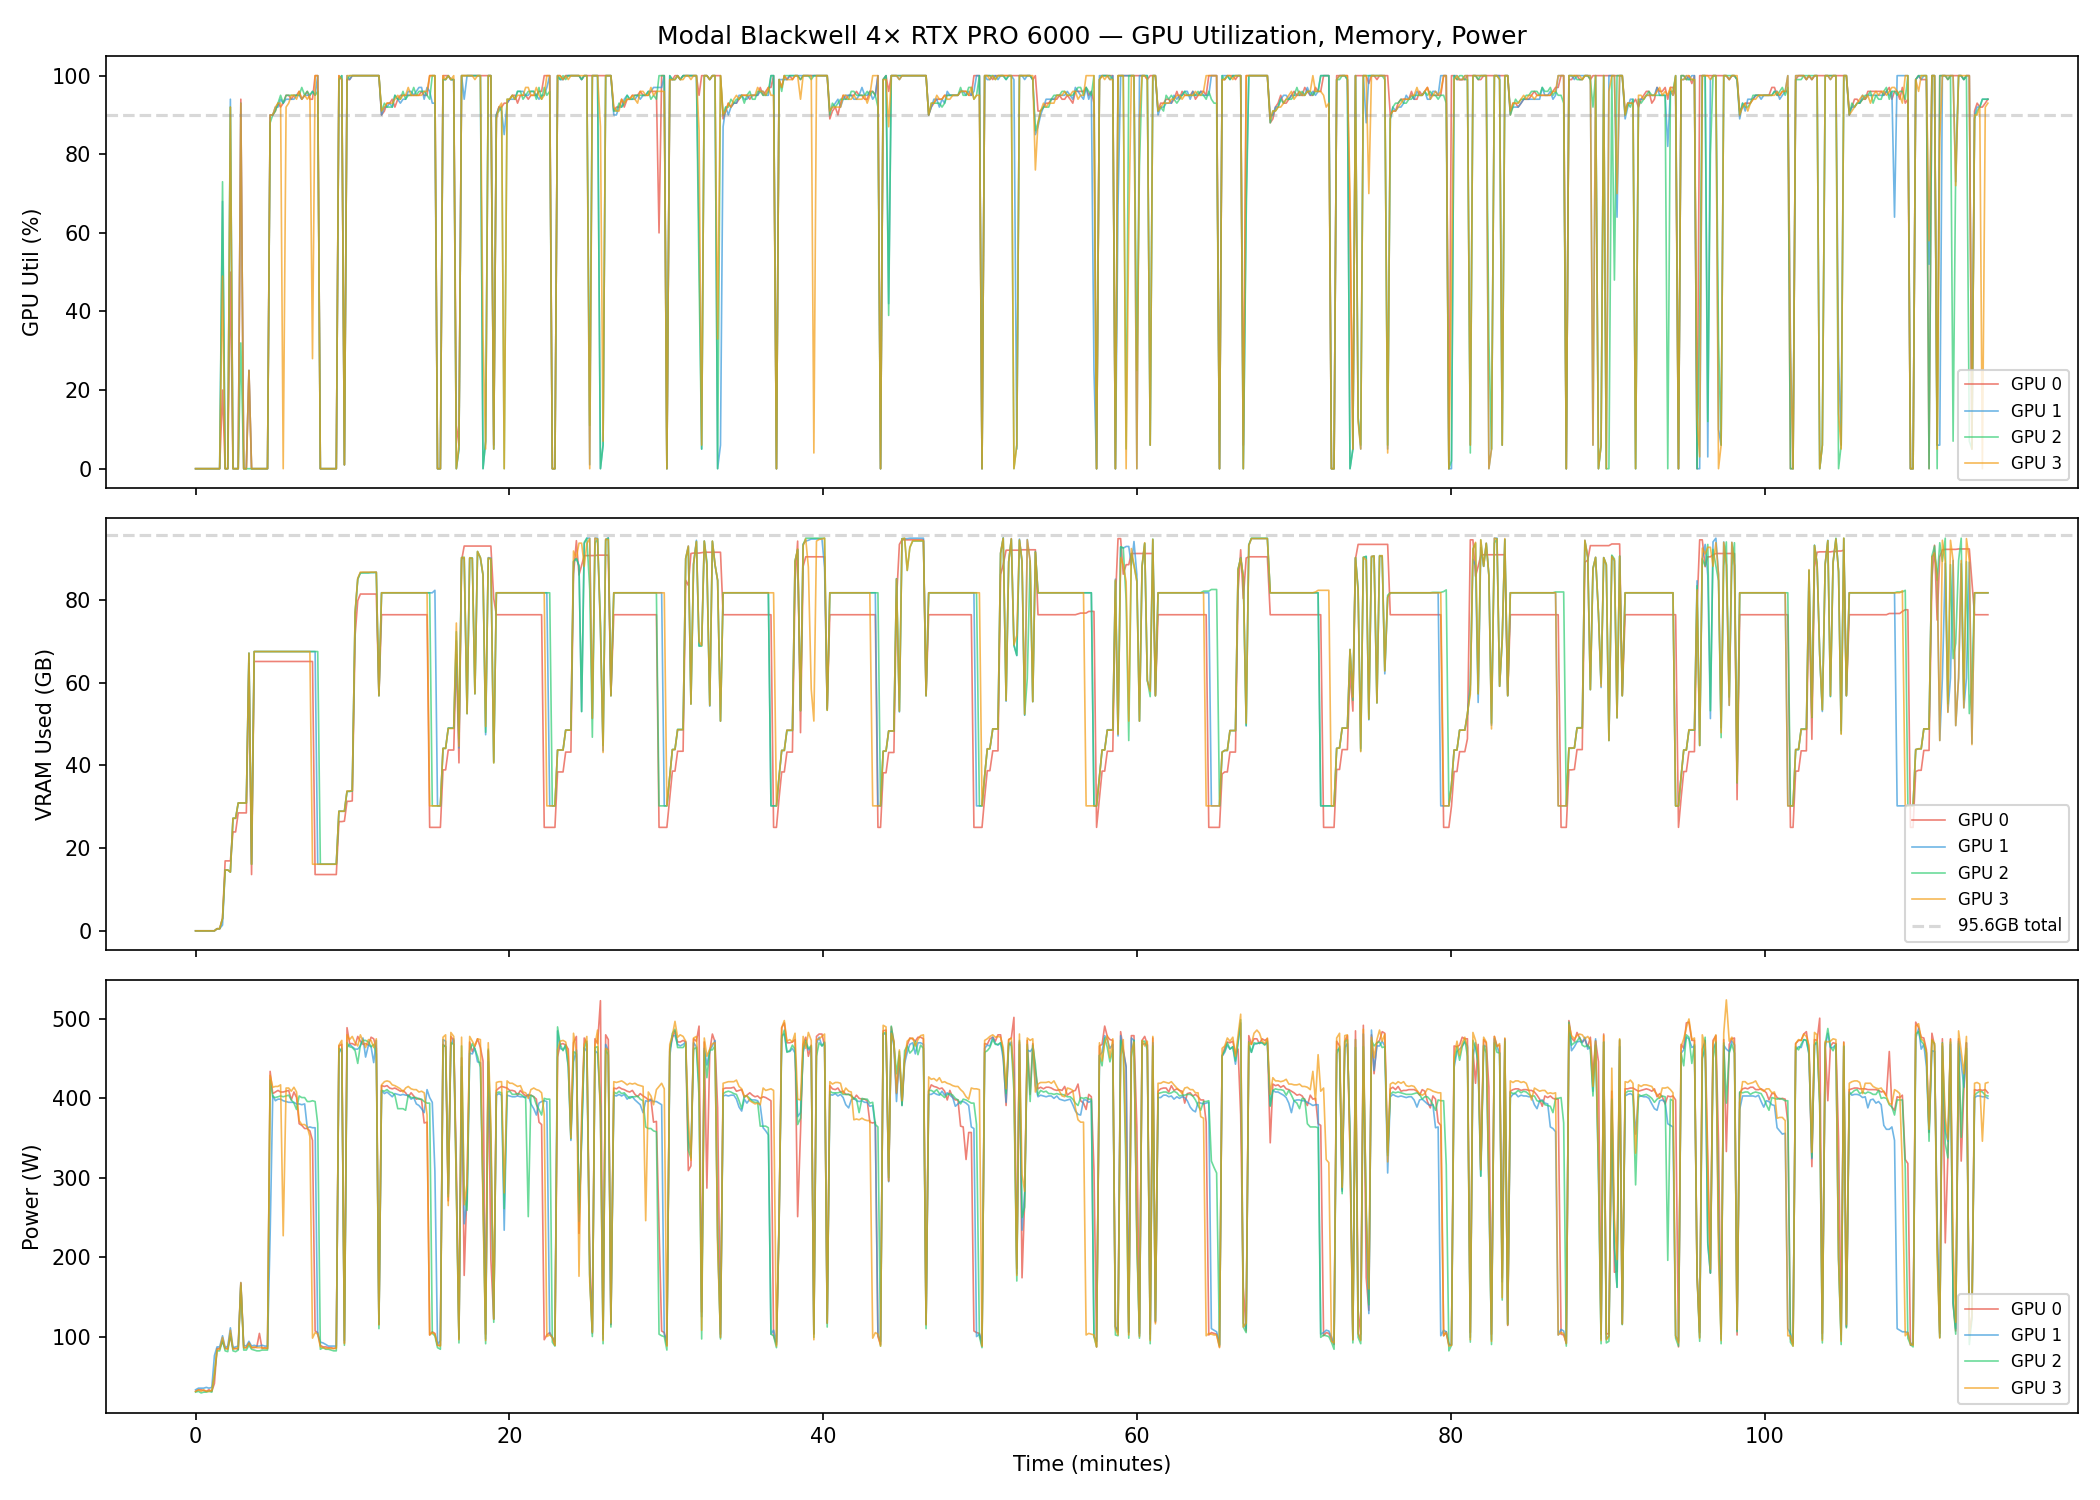

Here is the Python script that generated this plot:
"""Plot GPU utilization, memory, and power from Modal Blackwell 4-GPU run."""
import re
from pathlib import Path
import matplotlib.pyplot as plt
import numpy as np

raw_path = Path("tmp/modal_4gpu_util_raw.txt")
lines = raw_path.read_text().strip().splitlines()

timestamps = []
gpu_utils = {i: [] for i in range(4)}
gpu_mem_used = {i: [] for i in range(4)}
gpu_power = {i: [] for i in range(4)}

for line in lines:
    ts_match = re.match(r"\[(\d+)\]", line)
    if not ts_match:
        continue
    ts = int(ts_match.group(1))
    timestamps.append(ts)

    for gpu_id in range(4):
        pat = rf"GPU{gpu_id}: (\d+)%util ([\d.]+)/([\d.]+)GB (\d+)W"
        m = re.search(pat, line)
        if m:
            gpu_utils[gpu_id].append(float(m.group(1)))
            gpu_mem_used[gpu_id].append(float(m.group(2)))
            gpu_power[gpu_id].append(float(m.group(4)))
        else:
            gpu_utils[gpu_id].append(np.nan)
            gpu_mem_used[gpu_id].append(np.nan)
            gpu_power[gpu_id].append(np.nan)

t0 = timestamps[0]
t_min = [(t - t0) / 60.0 for t in timestamps]

fig, axes = plt.subplots(3, 1, figsize=(14, 10), sharex=True)
colors = ["#e74c3c", "#3498db", "#2ecc71", "#f39c12"]

for gpu_id in range(4):
    axes[0].plot(t_min, gpu_utils[gpu_id], color=colors[gpu_id], alpha=0.7, linewidth=0.8, label=f"GPU {gpu_id}")
axes[0].set_ylabel("GPU Util (%)")
axes[0].set_ylim(-5, 105)
axes[0].legend(loc="lower right", fontsize=8)
axes[0].set_title("Modal Blackwell 4× RTX PRO 6000 — GPU Utilization, Memory, Power")
axes[0].axhline(y=90, color="gray", linestyle="--", alpha=0.3)

for gpu_id in range(4):
    axes[1].plot(t_min, gpu_mem_used[gpu_id], color=colors[gpu_id], alpha=0.7, linewidth=0.8, label=f"GPU {gpu_id}")
axes[1].set_ylabel("VRAM Used (GB)")
axes[1].axhline(y=95.6, color="gray", linestyle="--", alpha=0.3, label="95.6GB total")
axes[1].legend(loc="lower right", fontsize=8)

for gpu_id in range(4):
    axes[2].plot(t_min, gpu_power[gpu_id], color=colors[gpu_id], alpha=0.7, linewidth=0.8, label=f"GPU {gpu_id}")
axes[2].set_ylabel("Power (W)")
axes[2].set_xlabel("Time (minutes)")
axes[2].legend(loc="lower right", fontsize=8)

plt.tight_layout()
out = Path("claude_plots/modal_blackwell_gpu_util.png")
plt.savefig(out, dpi=150)
print(f"Saved to {out}")
